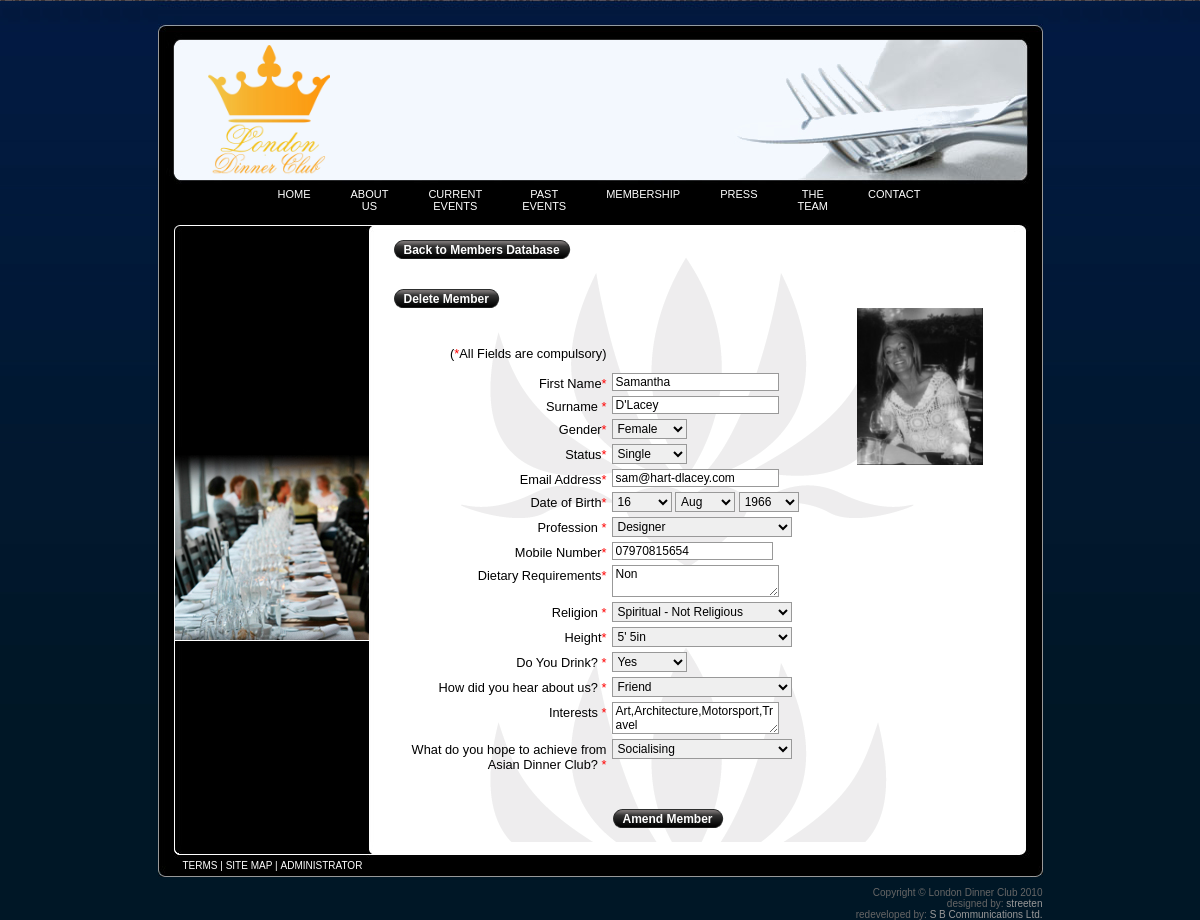
Screenshot of /admin/memberamend.php?edit=718 with the database file from the repository.
### tables this page shows
CREATE TABLE `Members` (
  `ID` int(10) NOT NULL default '0',
  `Forename` varchar(56) NOT NULL default '',
  `Surname` varchar(56) NOT NULL default '',
  `Gender` varchar(6) NOT NULL default '',
  `Status` varchar(28) NOT NULL default '',
  `EmailAddress` varchar(128) NOT NULL default '',
  `DOB` varchar(10) NOT NULL default '',
  `Profession` text NOT NULL,
  `Mobile` varchar(15) NOT NULL default '',
  `DietaryReq` text NOT NULL,
  `Religion` varchar(56) NOT NULL default '',
  `Height` varchar(26) NOT NULL default '',
  `Drink` varchar(4) NOT NULL default '',
  `HeardFrom` varchar(26) NOT NULL default '',
  `Interests` text NOT NULL,
  `Achieve` varchar(32) NOT NULL default '',
  `Cities` varchar(56) NOT NULL,
  `Image_Path` varchar(128) NOT NULL,
  `DateJoined` varchar(16) NOT NULL default '',
  `Approved` char(3) NOT NULL default '',
  `DateExpire` varchar(32) NOT NULL,
  PRIMARY KEY  (`ID`)
);

### admin/memberamend.php (the view, shortened to what the rows shown need)
<!DOCTYPE html PUBLIC "-//W3C//DTD XHTML 1.0 Transitional//EN" "http://www.w3.org/TR/xhtml1/DTD/xhtml1-transitional.dtd">
<html xmlns="http://www.w3.org/1999/xhtml">
<head>
<link href="../css/styles.css" rel="stylesheet" type="text/css" />
</head>
<body>
<div id="wrapper">
<div id="maincontent">
<div id="innercontent">
<div id="contentcol1">
<?php
if(isset($_GET['edit']))
{
	$editid = $_GET['edit'];
	$query4 = "SELECT * FROM Members WHERE ID = '$editid'";
	$result4 = mysql_query($query4) or die(mysql_error());
	$row3 = mysql_fetch_array($result4);
	$DOB = $row3['DOB'];
	$arrdate = split("/", $DOB);
	$dateday = $arrdate[0];
	$datemonth = $arrdate[1];
	$dateyear = $arrdate[2];
	$fore = $row3['Forename'];
	$sur = $row3['Surname'];
	$names = "$fore $sur";
	?>
	<table cellspacing='0' cellpadding='0' border='0'>
		<tr>
			<td><img src="../images/sumi_buttons_04.png" width="11" height="19" alt="" /></td>
			<td class='singlebutton'><a title='Back' href='membershipdatabase.php'>Back to Members Database</a></td>
			<td><img src="../images/sumi_buttons_06.png" width="11" height="19" alt="" /></td>
		</tr>
	</table>
	<br/><br/>
	<table cellspacing='0' cellpadding='0' border='0'>
		<tr>
			<td><img src="../images/sumi_buttons_04.png" width="11" height="19" alt="" /></td>
			<td class='singlebutton'><a title='Delete' onclick="if(confirm('Are you sure you want to delete this contact: <?php echo $names;?>?')){location.href='?delete=<?php echo $editid;?>';}else{window.location.reload(false);}">Delete Member</a></td>
			<td><img src="../images/sumi_buttons_06.png" width="11" height="19" alt="" /></td>
		</tr>
	</table>
	<form method="post" id="profileform" name="ContactForm">
		       <div id="regformwrap">
			    <div class='rowwrap'>
				<div class="cell-1">(<span class="style1">*</span>All Fields are compulsory)</div>
				 </div>
		          <div class="rowwrap">
	          </div>
	          <div class="rowwrap">
			  	            	<div class="cell-1">First Name<span class="style1">*</span> <span class="redasterisk" id="usrForename_mark" style="display:none;"> *</span></div>
			  	            <div class="cell-2">
			  	              <input class="text long" name="Forename" id="usrForename" value="<?php if(isset($_POST['Forename'])){echo $_POST['Forename'];}else{echo $row3['Forename'];}?>" type="text">
			  	            </div>
	          </div>
	          <div class="rowwrap">
			  	            <div class="cell-1">Surname <span class="style1">*</span><span class="redasterisk" id="usrSurname_mark" style="display:none;"> *</span></div>
			  	            <div class="cell-2">
			  	              <input class="text long" name="Surname" id="usrSurname" value="<?php if(isset($_POST['Surname'])){echo $_POST['Surname'];}else{echo $row3['Surname'];}?>" type="text">
			  	            </div>
	          </div>
	          <div class="rowwrap">
			  	            <div class="cell-1">Gender<span class="style1">*</span> <span class="redasterisk" id="usrGender_mark" style="display:none;"> *</span></div>
			  	            <div class="cell-2">
			  	            <?php $genderarr = array('Female', 'Male');?>
			  	              <select class="drop short" name="Gender" id="usrGender">
			  	               	<?php foreach($genderarr as $gen)
			  	               	{
			  	               		echo "<option value='$gen'"; if(isset($_POST['Gender'])){if($gen == $_POST['Gender']){echo "selected='selected'";}}else{if($gen == $row3['Gender']){ echo "selected='selected'"; }} echo ">$gen</option>";
			  	               	}?>
			  	              </select>
			  	            </div>
	          </div>
			  <div class="rowwrap">
			  <div class="cell-1">Status<span class="style1">*</span> <span class="redasterisk" id="usrStatus_mark" style="display:none;"> *</span></div>
			  <div class="cell-2">
				<select class="drop short" name="Status" id="usrStatus">
				  <option value="Single" <?php if(isset($_POST['Status'])){if($_POST['Status'] == 'Single'){echo "selected='selected'";}}else{if($row3['Status'] == 'Single'){echo "selected='selected'";}}?>>Single</option>
				</select>
			  </div>
          </div>
	          <div class="rowwrap">
			  	            <div class="cell-1">Email Address<span class="style1">*</span> <span class="redasterisk" id="usrEmailAddress_mark" style="display:none;"> *</span></div>
			  	            <div class="cell-2">
			  	              <input class="text long" name="EmailAddress" id="usrEmailAddress" value="<?php if(isset($_POST['EmailAddress'])){echo $_POST['EmailAddress'];}else{echo $row3['EmailAddress'];}?>" type="text" >
			  	            </div>
	          </div>
	          <div class="rowwrap">
			  	            <div class="cell-1">Date of Birth<span class="style1">*</span> <span class="redasterisk" id="usrDOB_day_mark" style="display:none;"> *</span></div>
			  	            <div class="cell-2">
			  	              <select name="Date_Day" id="usrDOB_day" class="drop date">
			  	                <?php 	for($days=1 ; $days<=31 ; $days++)
			  							{
			  								echo "<option value=\"$days\""; if(isset($_POST['Date_Day'])){if($_POST['Date_Day'] == $days){echo "selected='selected'";}}else{if ($dateday==$days){ echo "selected=\"selected\"";}} echo ">"; if(strlen($days)==1){echo "0";} echo "$days</option>";
			  							}
			  					?>
			  	              </select>
			  	              <select name="Date_Month" id="usrDOB_month" class="drop date">
			  	                <?php 	$months = array('Jan', 'Feb', 'Mar', 'Apr', 'May', 'Jun', 'Jul', 'Aug', 'Sep', 'Oct', 'Nov', 'Dec');
			  	                		for($month=1 ; $month<=12 ; $month++)
			  							{
			  								$word = $month-1;
			  								echo "<option value=\"$month\""; if(isset($_POST['Date_Month'])){if($_POST['Date_Month'] == $month){echo "selected='selected'";}}else{if ($datemonth==$month){ echo "selected=\"selected\"";}} echo ">$months[$word]</option>";
			  							}
			  					?>
			  	              </select>
			  	              <select name="Date_Year" id="usrDOB_year" class="drop date">
			  	                <?php	for($year=1966 ; $year<=1990 ; $year++)
			  							{
			  								echo "<option value=\"$year\""; if(isset($_POST['Date_Year'])){if($_POST['Date_Year'] == $year){echo "selected='selected'";}}else{if ($dateyear==$year){ echo "selected=\"selected\"";}} echo ">$year</option>";
			  							}
			  					?>
			  	              </select>
			  	            </div>
	          </div>
	          <div class="rowwrap">
			  	            <div class="cell-1">Profession <span class="style1">*</span><span class="redasterisk" id="usrProfession_mark" style="display:none;"> *</span></div>
			  	            <div class="cell-2">
			  	            <?php $proarr = array('Not Specified', 'Academic', 'Accounting', 'Admin / Secretarial', 'Arts / Media', 'Company Director', 'Construction / Property Services', 'Consultant', 'Designer', 'Doctor / Medical', 'Financial Services / Insurance', 'Hospitality / Catering', 'Human Resources', 'IT / Computing', 'Legal', 'Leisure / Tourism', 'Military', 'Own Business', 'Political / Government', 'Sales and Marketing', 'Science / Technical', 'Teaching / Education', 'Writer / Journalist', 'Other');?>
			  	              <select class="drop long" name="Profession" id="usrProfession" value="profession">
			  	                <?php foreach($proarr as $pro)
			  	                {
			  	                	echo "<option value='$pro'"; if(isset($_POST['Profession'])){if($_POST['Profession'] == $pro){echo "selected='selected'";}}else{if($pro == $row3['Profession']){ echo "selected='selected'"; }} echo ">$pro</option>";
			  	                }?>
			  	              </select>
			  	            </div>
	          </div>
	          <div class="rowwrap">
			  	           <div class="cell-1">Mobile Number<span class="style1">*</span><span class="redasterisk" id="usrPhone_mark" style="display:none;"> *</span></div>
			  	            <div class="cell-2">
			  	              <input type="text" size="20" class="text phone" name="Mobile" id="usrPhone" value="<?php if(isset($_POST['Mobile'])){echo $_POST['Mobile'];}else{ echo $row3['Mobile'];}?>">
			  	            </div>
			  	          </div>
			  	          <div class="rowwrap">
			  	            <div class="cell-1">Dietary Requirements<span class="style1">*</span></div>
			  	            <div class="cell-2">
			  	              <textarea name="DietaryReq" cols="20" class="text long" id="usrDietary"><?php if(isset($_POST['DietaryReq'])){echo $_POST['DietaryReq'];}else{echo $row3['DietaryReq'];}?></textarea>
			  	            </div>
			  	          </div>
			  			       <div class="rowwrap">
			  	            <div class="cell-1">Religion <span class="style1">*</span><span class="redasterisk" id="usrReligion_mark" style="display:none;"> *</span></div>
			  	            <div class="cell-2">
			  	            <?php $relarr = array('Christian', 'Jewish', 'Spiritual - Not Religious', 'Hindu', 'Sikh', 'Muslim', 'No Religion', 'Other');?>
			  	              <select class="drop long" name="Religion" id="usrReligion">
			  	                <?php foreach($relarr as $rel)
			  	                {
			  	                	echo "<option value='$rel'"; if(isset($_POST['Religion'])){if($_POST['Religion'] == $rel){echo "selected='selected'";}}else{if($rel == $row3['Religion']){ echo "selected='selected'"; }} echo ">$rel</option>";
			  	                }?>
			  	              </select>
			  	            </div>
			  	          </div>
			  			  		       <div class="rowwrap">
			  	            <div class="cell-1">Height<span class="style1">*</span><span class="redasterisk" id="usrHeight_mark" style="display:none;"> *</span></div>
			  	            <div class="cell-2">
			  	            <?php $heigarr = array("4' 11in", "4' 12in", "5' 0in", "5' 1in", "5 '2in", "5' 3in", "5' 4in", "5' 5in", "5' 6in", "5' 7in", "5' 8in", "5' 9in", "5' 10in", "5' 11in", "6' 0in", "6' 1in", "6' 2in", "6' 3in", "6' 4in", "6' 5in", "6'6in", "6'7in");?>
			  	              <select class="drop long" name="Height" id="usrHeight">
			  	                <?php foreach($heigarr as $heig)
			  	                {
			  	                	echo "<option value=\"$heig\""; if(isset($_POST['Height'])){if($_POST['Height'] == $heig){echo "selected='selected'";}}else{if($heig == $row3['Height']){ echo "selected='selected'"; }} echo ">$heig</option>";
			  	                }?>
			  	              </select>
			  	            </div>
			  	          </div>
			  	          <div class="rowwrap">
			  	            <div class="cell-1">Do You Drink? <span class="style1">*</span><span class="redasterisk" id="usrDrink_mark" style="display:none;"> *</span></div>
			  	            <div class="cell-2">
			  	              <select class="drop short" name="Drink" id="usrDrink">
			  	                <?php $drarr = array('Yes', 'No');
			  	                foreach($drarr as $dr)
			  	                {
			  	                	echo "<option value='$dr'"; if(isset($_POST['Drink'])){if($_POST['Drink'] == $dr){echo "selected='selected'";}}else{if($dr == $row3['Drink']){ echo "selected='selected'"; }} echo ">$dr</option>";
			  	                }?>
			  	              </select>
			  	            </div>
			  	          </div>
			  	          <div class="rowwrap">
			  	            <div class="cell-1">How did you hear about us?  <span class="style1">*</span><span class="redasterisk" id="usrHear_mark" style="display:none;"> *</span></div>
			  	            <div class="cell-2">
			  	              <select class="drop long" name="HeardFrom" id="usrHear">
			  	                <?php $heararr = array('Google', 'Friend', 'A Small World', 'Magazine', 'Newspaper', 'Decayenne');
			  	                foreach($heararr as $hear)
			  	               	{
			  	               		echo "<option value='$hear'"; if(isset($_POST['HeardFrom'])){if($_POST['HeardFrom'] == $hear){echo "selected='selected'";}}else{if($hear == $row3['HeardFrom']){ echo "selected='selected'"; }} echo ">$hear</option>";
			  	               	}?>
			  	              </select>
			  	            </div>
			  	          </div>
			  	          <div class="rowwrap">
			  	            <div class="cell-1">Interests <span class="style1">*</span><span class="redasterisk" id="usrInterests_mark" style="display:none;"> *</span></div>
			  	            <div class="cell-2">
			  	              <textarea name="Interests" cols="20" class="text long" id="usrInterests"><?php if(isset($_POST['Interests'])){echo $_POST['Interests'];}else{ echo $row3['Interests'];}?></textarea>
			  	            </div>
			  	          </div>
			  	          <div class="rowwrap">
						  		              <div class="cell-1">What do you hope to achieve from Asian Dinner Club? <span class="style1">*</span><span class="redasterisk" id="usrAchieve_mark" style="display:none;"> *</span></div>
						  		              <div class="cell-2">
						  		                <select class="drop long" name="Achieve" id="usrAchieve">
						  		                  <?php $acharr = array('Friendship', 'Socialising', 'Serious Relationship', 'Networking');
						  		                  foreach($acharr as $ach)
						  		                  {
								  		          		echo "<option value='$ach'"; if(isset($_POST['Achieve'])){if($_POST['Achieve'] == $ach){echo "selected='selected'";}}else{if($ach == $row3['Achieve']){ echo "selected='selected'"; }} echo ">$ach</option>";
								  		          }?>
						  		                </select>
						  		              </div>
          </div>
			  	          <div class="rowwrap">
			  	            <div class="cell-1">&nbsp;</div>
			  	          </div>
			  	          <div class="rowwrap submitbutton">
			  	           <div class="cell-1">&nbsp;</div>
			  	            <div class="cell-2">
			  	              <table cellspacing='0' cellpadding='0' border='0'>
							  				<tr>
							  					<td><img src="../images/sumi_buttons_04.png" width="11" height="19" alt=""></td>
							  					<td class='singlebutton'><a title='Amend' onclick="javascript:document.ContactForm.submit();" href='#'>Amend Member</a></td>
							      				<td><img src="../images/sumi_buttons_06.png" width="11" height="19" alt=""></td>
							    				</tr>
  			</table>
			  	            </div>
			  	          </div>
			  	          <div class="rowwrap submitbutton">          </div>
			  	    </div>
					<div align='right'><?php if($row3['Image_Path']!=''){?><img src="../member/images/<?php echo $row3['Image_Path'];?>" alt="<?php echo $names;?>" border='0' width='126' /><?php }else{ echo "NO PHOTO AVAILABLE";}?></div>
	 </form>
<?php
}?>
</div>
</div>
</div>
</div>
</body>
</html>

### rows the page displays
members: Forename "Samantha", Surname "D'Lacey", Gender "Female", Status "Single", EmailAddress "sam@hart-dlacey.com", Date_Day "16", Date_Month "Aug", Date_Year "1966", Profession "Designer", Mobile "07970815654", DietaryReq "Non", Religion "Spiritual - Not Religious", Height "5' 5in", Drink "Yes", HeardFrom "Friend", Interests "Art,Architecture,Motorsport,Travel", Achieve "Socialising", Image_Path (picture)
